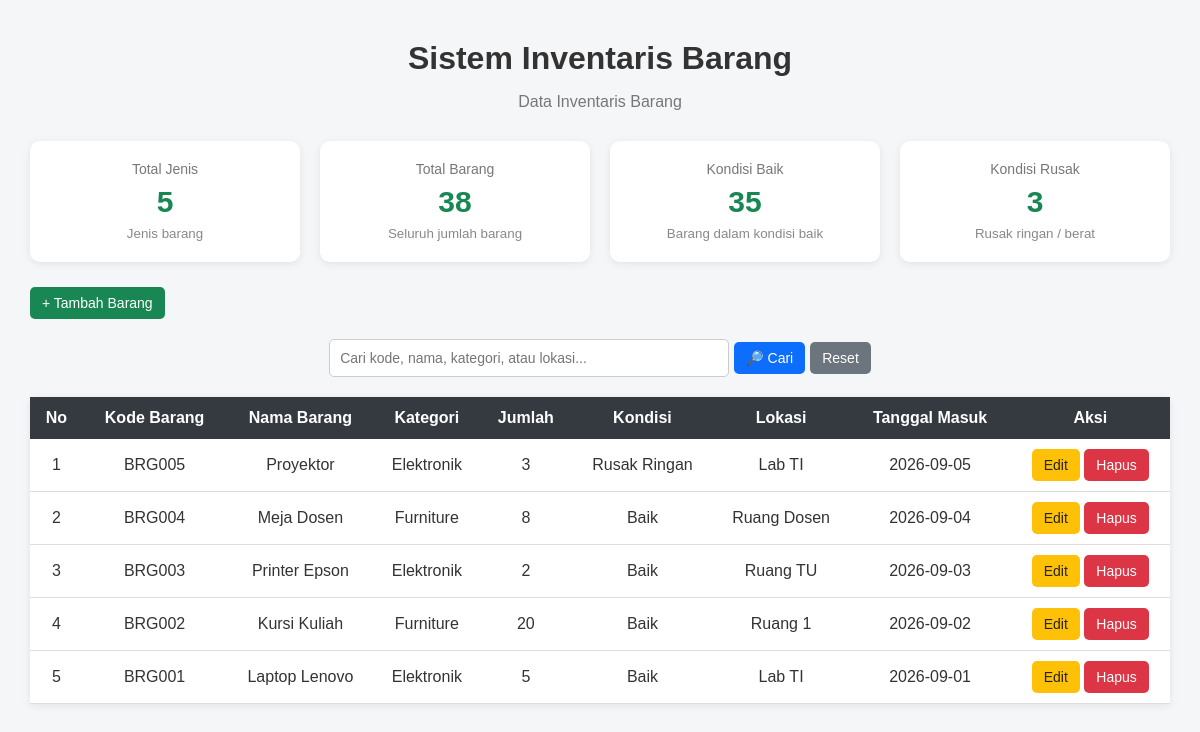
The page / on the database its author committed.
### tables this page shows
CREATE TABLE `inventaris` (
  `id_barang` int NOT NULL,
  `kode_barang` varchar(20) NOT NULL,
  `nama_barang` varchar(100) NOT NULL,
  `kategori` varchar(50) NOT NULL,
  `jumlah` int NOT NULL,
  `kondisi` varchar(30) NOT NULL,
  `lokasi` varchar(100) NOT NULL,
  `tanggal_masuk` date NOT NULL
);

### index.php (the view, shortened to what this page needs)
<?php
include "koneksi.php";
$keyword = $_GET['keyword'] ?? '';
$query = "SELECT * FROM inventaris
          WHERE kode_barang LIKE '%$keyword%'
          OR nama_barang LIKE '%$keyword%'
          OR kategori LIKE '%$keyword%'
          OR lokasi LIKE '%$keyword%'
          ORDER BY id_barang DESC";
$result = mysqli_query($koneksi, $query);
$query_total = "SELECT SUM(jumlah) AS total_barang FROM inventaris";
$result_total = mysqli_query($koneksi, $query_total);
$data_total = mysqli_fetch_assoc($result_total);
$total_barang = $data_total['total_barang'] ?? 0;
$query_jenis = "SELECT COUNT(*) AS total_jenis FROM inventaris";
$result_jenis = mysqli_query($koneksi, $query_jenis);
$data_jenis = mysqli_fetch_assoc($result_jenis);
$total_jenis = $data_jenis['total_jenis'] ?? 0;
$query_baik = "SELECT SUM(jumlah) AS total_baik
               FROM inventaris
               WHERE kondisi = 'Baik'";
$result_baik = mysqli_query($koneksi, $query_baik);
$data_baik = mysqli_fetch_assoc($result_baik);
$total_baik = $data_baik['total_baik'] ?? 0;
$query_rusak = "SELECT SUM(jumlah) AS total_rusak
                FROM inventaris
                WHERE kondisi != 'Baik'";
$result_rusak = mysqli_query($koneksi, $query_rusak);
$data_rusak = mysqli_fetch_assoc($result_rusak);
$total_rusak = $data_rusak['total_rusak'] ?? 0;
?>
<!DOCTYPE html>
<html lang="id">
<head>
    <link rel="stylesheet" href="style.css">
</head>
<body>
    <div class="container">
        <h1>Sistem Inventaris Barang</h1>
        <p class="subtitle">
            Data Inventaris Barang
        </p>
       <div class="stats">
            <div class="stat-box">
                <span>Total Jenis</span>
                <strong><?= $total_jenis; ?></strong>
                <small>Jenis barang</small>
            </div>
            <div class="stat-box">
                <span>Total Barang</span>
                <strong><?= $total_barang; ?></strong>
                <small>Seluruh jumlah barang</small>
            </div>
            <div class="stat-box">
                <span>Kondisi Baik</span>
                <strong><?= $total_baik; ?></strong>
                <small>Barang dalam kondisi baik</small>
            </div>
            <div class="stat-box">
                <span>Kondisi Rusak</span>
                <strong><?= $total_rusak; ?></strong>
                <small>Rusak ringan / berat</small>
            </div>
        </div>
        <div class="toolbar">
            <a href="tambah.php" class="btn tambah">
                + Tambah Barang
            </a>
        </div>
        <form method="GET" action="index.php" class="search-box">
            <input
                type="text"
                name="keyword"
                placeholder="Cari kode, nama, kategori, atau lokasi..."
                value="<?= htmlspecialchars($keyword); ?>"
            >
            <button type="submit" class="btn cari">
                🔎 Cari
            </button>
            <a href="index.php" class="btn reset">
                Reset
            </a>
        </form>
        <table>
            <thead>
                <tr>
                    <th>No</th>
                    <th>Kode Barang</th>
                    <th>Nama Barang</th>
                    <th>Kategori</th>
                    <th>Jumlah</th>
                    <th>Kondisi</th>
                    <th>Lokasi</th>
                    <th>Tanggal Masuk</th>
                    <th>Aksi</th>
                </tr>
            </thead>
            <tbody>
                <?php
                $no = 1;
                while ($data = mysqli_fetch_assoc($result)) {
                ?>
                <tr>
                    <td><?= $no++; ?></td>
                    <td><?= $data['kode_barang']; ?></td>
                    <td><?= $data['nama_barang']; ?></td>
                    <td><?= $data['kategori']; ?></td>
                    <td><?= $data['jumlah']; ?></td>
                    <td><?= $data['kondisi']; ?></td>
                    <td><?= $data['lokasi']; ?></td>
                    <td><?= $data['tanggal_masuk']; ?></td>
                    <td>
                        <a href="edit.php?id=<?= $data['id_barang']; ?>" class="btn edit">
                            Edit
                        </a>
                        <a href="hapus.php?id=<?= $data['id_barang']; ?>"
                           class="btn hapus"
                           onclick="return confirm('Apakah kamu yakin ingin menghapus data ini?');">
                            Hapus
                        </a>
                    </td>
                </tr>
                <?php
                }
                ?>
            </tbody>
        </table>
    </div>
</body>
</html>

### style.css (style rules this page uses)
* { box-sizing: border-box; }
body { margin: 0; font-family: Arial, sans-serif; background-color: #f4f6f8; color: #333; }
.container { width: 95%; max-width: 1300px; margin: 40px auto; }
h1 { text-align: center; margin-bottom: 5px; }
.subtitle { text-align: center; color: #777; margin-bottom: 30px; }
.toolbar { margin-bottom: 20px; }
.btn { display: inline-block; padding: 8px 12px; text-decoration: none; border-radius: 5px; font-size: 14px; }
.tambah { background-color: #198754; color: white; }
.edit { background-color: #ffc107; color: #222; }
.hapus { background-color: #dc3545; color: white; }
table { width: 100%; border-collapse: collapse; background-color: white; box-shadow: 0 2px 8px rgba(0, 0, 0, 0.08); }
th { background-color: #343a40; color: white; padding: 12px; }
td { padding: 10px; border-bottom: 1px solid #ddd; text-align: center; }
.search-box { display: flex; justify-content: center; align-items: center; gap: 5px; margin: 20px 0; }
.search-box input { width: 400px; max-width: 100%; padding: 10px; border: 1px solid #ccc; border-radius: 5px; font-size: 14px; }
.cari { background-color: #0d6efd; color: white; border: none; cursor: pointer; }
.reset { background-color: #6c757d; color: white; }
.stats { display: grid; grid-template-columns: repeat(4, 1fr); gap: 20px; margin: 25px 0; }
.stat-box { background-color: white; padding: 20px; border-radius: 10px; text-align: center; box-shadow: 0 2px 8px rgba(0, 0, 0, 0.08); }
.stat-box span { display: block; color: #777; font-size: 14px; margin-bottom: 8px; }
.stat-box strong { display: block; font-size: 30px; color: #198754; margin-bottom: 5px; }
.stat-box small { color: #888; }

### rows shown on the page
inventaris: kode_barang "BRG005", nama_barang "Proyektor", kategori "Elektronik", jumlah "3", kondisi "Rusak Ringan", lokasi "Lab TI", tanggal_masuk "2026-09-05"
inventaris: kode_barang "BRG004", nama_barang "Meja Dosen", kategori "Furniture", jumlah "8", kondisi "Baik", lokasi "Ruang Dosen", tanggal_masuk "2026-09-04"
inventaris: kode_barang "BRG003", nama_barang "Printer Epson", kategori "Elektronik", jumlah "2", kondisi "Baik", lokasi "Ruang TU", tanggal_masuk "2026-09-03"
inventaris: kode_barang "BRG002", nama_barang "Kursi Kuliah", kategori "Furniture", jumlah "20", kondisi "Baik", lokasi "Ruang 1", tanggal_masuk "2026-09-02"
inventaris: kode_barang "BRG001", nama_barang "Laptop Lenovo", kategori "Elektronik", jumlah "5", kondisi "Baik", lokasi "Lab TI", tanggal_masuk "2026-09-01"

### other values the page prints
$total_jenis "5"
$total_barang "38"
$total_baik "35"
$total_rusak "3"
